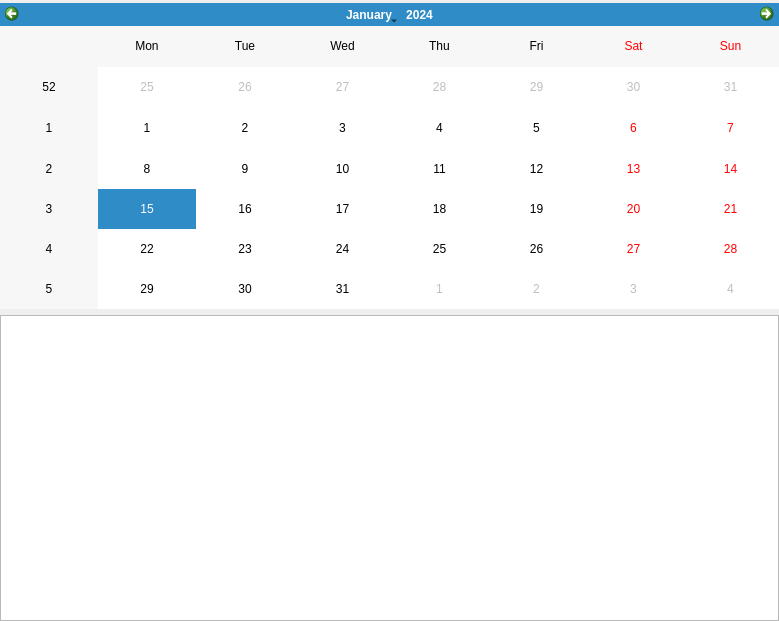
<?xml version="1.0" encoding="UTF-8"?>
<ui version="4.0">
 <class>CalendarWindow</class>
 <widget class="QDialog" name="CalendarWindow">
  <property name="geometry">
   <rect>
    <x>0</x>
    <y>0</y>
    <width>779</width>
    <height>621</height>
   </rect>
  </property>
  <property name="windowTitle">
   <string>Calendar window</string>
  </property>
  <layout class="QVBoxLayout" name="verticalLayout">
   <property name="leftMargin">
    <number>0</number>
   </property>
   <property name="topMargin">
    <number>3</number>
   </property>
   <property name="rightMargin">
    <number>0</number>
   </property>
   <property name="bottomMargin">
    <number>0</number>
   </property>
   <item>
    <widget class="QCalendarWidget" name="calendar_widget"/>
   </item>
   <item>
    <widget class="QTableWidget" name="table_notes_widget"/>
   </item>
  </layout>
 </widget>
 <resources/>
 <connections/>
</ui>
